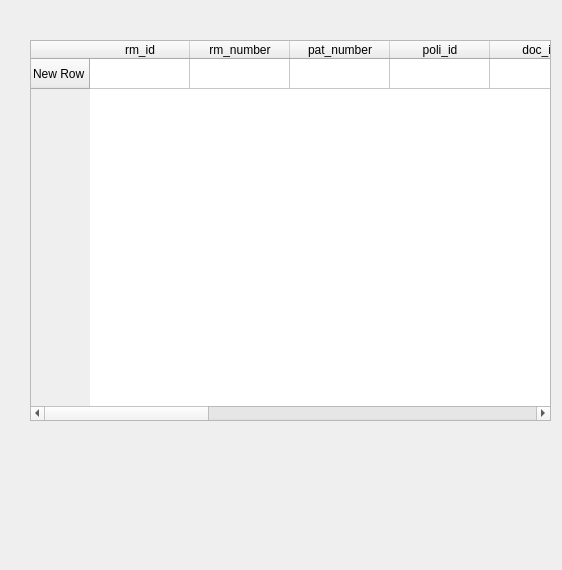
<?xml version="1.0" encoding="UTF-8"?>
<ui version="4.0">
 <class>Form</class>
 <widget class="QWidget" name="Form">
  <property name="geometry">
   <rect>
    <x>0</x>
    <y>0</y>
    <width>562</width>
    <height>570</height>
   </rect>
  </property>
  <property name="windowTitle">
   <string>Form</string>
  </property>
  <widget class="QTableWidget" name="tableWidget">
   <property name="geometry">
    <rect>
     <x>30</x>
     <y>40</y>
     <width>521</width>
     <height>381</height>
    </rect>
   </property>
   <row>
    <property name="text">
     <string>New Row</string>
    </property>
   </row>
   <column>
    <property name="text">
     <string>rm_id</string>
    </property>
   </column>
   <column>
    <property name="text">
     <string>rm_number</string>
    </property>
   </column>
   <column>
    <property name="text">
     <string>pat_number</string>
    </property>
   </column>
   <column>
    <property name="text">
     <string>poli_id</string>
    </property>
   </column>
   <column>
    <property name="text">
     <string>doc_id</string>
    </property>
   </column>
   <column>
    <property name="text">
     <string>obt_id</string>
    </property>
   </column>
   <column>
    <property name="text">
     <string>rm_vit_bodytemp</string>
    </property>
   </column>
   <column>
    <property name="text">
     <string>rm_vit_heartpulse</string>
    </property>
   </column>
   <column>
    <property name="text">
     <string>rm_vit_resprate</string>
    </property>
   </column>
   <column>
    <property name="text">
     <string>rm_vit_bloodpress</string>
    </property>
   </column>
   <column>
    <property name="text">
     <string>rm_diagnosa</string>
    </property>
   </column>
   <column>
    <property name="text">
     <string>rm_record</string>
    </property>
   </column>
  </widget>
 </widget>
 <resources/>
 <connections/>
</ui>
